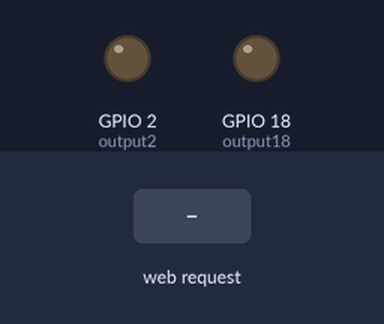
A sketch run on a simulated ESP32. Parts: output pins drawn as LEDs (lit = HIGH). Inputs (shaded band) come from the test bench. WiFi joins after 1.5 s; servers stay silent unless stated; random numbers use the default seed unless the sketch sets one; what the sketch prints to the serial monitor is not drawn.

Above: at 2.7 s.
2.8 s: HTTP request GET /led/2/on received
At 3.5 s:
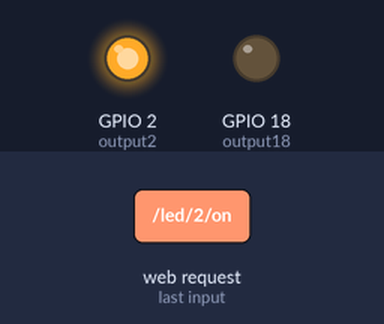
4.3 s: HTTP request GET /led/1/on received
At 4.6 s:
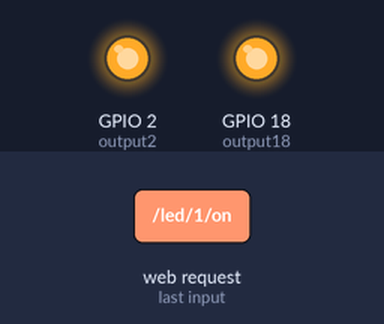
5.8 s: HTTP request GET /led/2/off received
At 7.0 s:
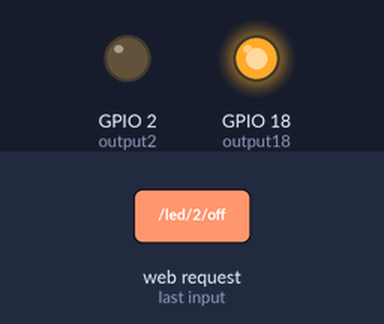
7.3 s: HTTP request GET /led/1/off received
At 8.1 s:
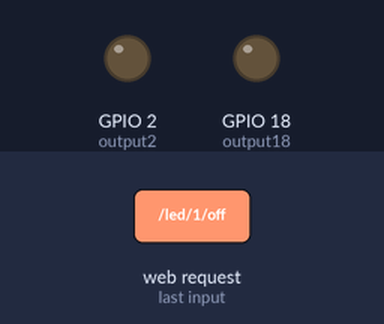
Timing chart, 0 to 9.8 s (numbered marks = the images above; inputs shaded):
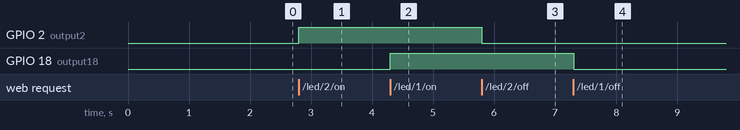

The sketch:

ESP32.ino
```cpp
// Load Wi-Fi library
#include <WiFi.h>
#include <WebServer.h>


// Replace with your network credentials
//const char* ssid = "1280";
//const char* password =  "12345678";
const char* ssid = "Dat 2.4 G";
const char* password =  "5555555555";

// Set web server port number to 80
WebServer server(80);


// Auxiliar variables to store the current output state
String output2State = "off";
String output18State = "off";

// Assign output variables to GPIO pins
const int output2 = 2;
const int output18 = 18;

// Current time
unsigned long currentTime = millis();
// Previous time
unsigned long previousTime = 0;
// Define timeout time in milliseconds (example: 2000ms = 2s)
const long timeoutTime = 2000;

void handleNotFound() {
  String message = "File Not Found\n\n";
  message += "URI: ";
  message += server.uri();
  message += "\nMethod: ";
  message += (server.method() == HTTP_GET) ? "GET" : "POST";
  message += "\nArguments: ";
  message += server.args();
  message += "\n";
  for (uint8_t i = 0; i < server.args(); i++) {
    message += " " + server.argName(i) + ": " + server.arg(i) + "\n";
  }
  server.send(404, "text/plain", message);
}

void setup() {
  Serial.begin(115200);

  // Initialize the output variables as outputs
  pinMode(output2, OUTPUT);
  pinMode(output18, OUTPUT);
  // Set outputs to LOW
  digitalWrite(output2, LOW);
  digitalWrite(output18, LOW);

  // Connect to Wi-Fi network with SSID and password
  Serial.print("Connecting to ");
  Serial.println(ssid);
  WiFi.begin(ssid, password);
  while (WiFi.status() != WL_CONNECTED) {
    delay(500);
    Serial.print(".");
  }
  // Print local IP address and start web server
  Serial.println("");
  Serial.println("WiFi connected.");
  Serial.println("IP address: ");
  Serial.println(WiFi.localIP());

  // Dht setup
  //dht.begin();
  //Serial.println("Connect to dht11");

  server.enableCORS();

  server.on("/dht11", []() {
    float temp = random(20,40);
    float humi = random(50,70);
    Serial.printf("Nhiet do %s - Do am %s\r\n", String(temp, 1).c_str(), String(humi, 1).c_str());
    String tempStr = String(temp, 0);
    String humiStr = String(humi, 0);
    String res = String(tempStr + " " + humiStr);
    server.send(200, "text/plain", res);
  });

  server.on("/led/2/on", []() {
    if (output2State == "off") {
      Serial.println("LED 2 on");
      output2State = "on";
      digitalWrite(output2, HIGH);
      server.send(200, "text/plain", "Sucessfully!");
    }
    else {
      server.send(304, "text/plain", "No change!");
    }
  });

  server.on("/led/2/off", []() {
    if (output2State == "on"){
      Serial.println("LED 2 off");
      output2State = "off";
      digitalWrite(output2, LOW);
      server.send(200, "text/plain", "Sucessfully!");
    }
    else {
      server.send(304, "text/plain", "No change!");
    }
  });

  server.on("/led/1/on", []() {
    if (output18State == "off") {
      Serial.println("LED 18 on");
      output18State = "on";
      digitalWrite(output18, HIGH);
      server.send(200, "text/plain", "Sucessfully!");
    }
    else {
      server.send(304, "text/plain", "No change!");
    }
  });

  server.on("/led/1/off", []() {
    if (output18State == "on"){
      Serial.println("LED 18 off");
      output18State = "off";
      digitalWrite(output18, LOW);
      server.send(200, "text/plain", "Sucessfully!");
    }
    else {
      server.send(304, "text/plain", "No change!");
    }
  });

  server.on("/led/2/status", []() {
    server.send(200, "text/plain", output2State);
  });

  server.on("/led/1/status", []() {
    server.send(200, "text/plain", output18State);
  });

  server.onNotFound(handleNotFound);
  server.begin();
}

void loop(void) {
  server.handleClient();
}
```

Measured:
- after the input at 2.8 s, GPIO 2 (output2): LOW → HIGH at once
- after the input at 4.3 s, GPIO 18 (output18): LOW → HIGH at once
- after the input at 5.8 s, GPIO 2 (output2): HIGH → LOW at once
- after the input at 7.3 s, GPIO 18 (output18): HIGH → LOW at once
